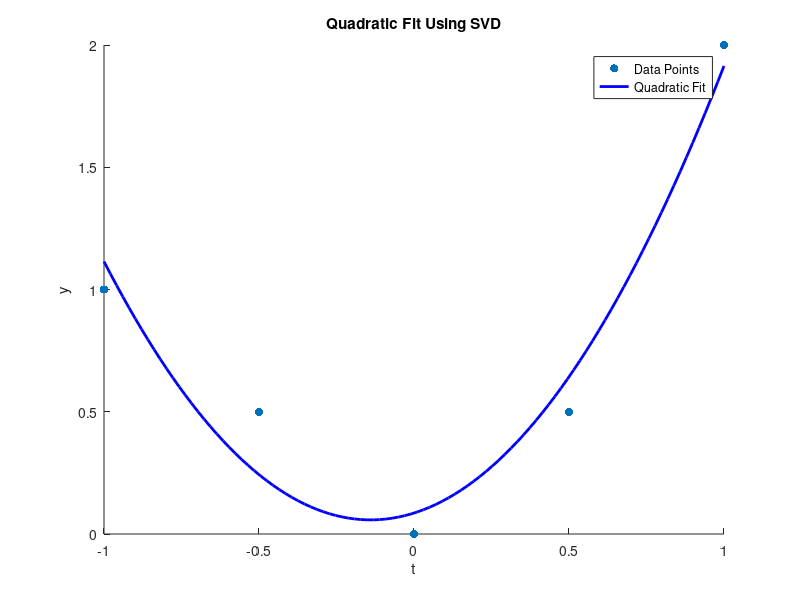

MATLAB code for this plot:
t = [-1.0, -0.5, 0.0, 0.5, 1.0]';  
y = [1.0, 0.5, 0.0, 0.5, 2.0]';  
%A: qr()
A = [t.^2, t, ones(size(t))];   
[Q, R] = qr(A, 0);  

% Print Q,R
disp('Matrix Q:');  
disp(Q);  
disp('Matrix R:');  
disp(R);  

% Step B:backSubst
function x = backSubst(U, y)  
    n = length(y);  
    x = zeros(n, 1);  
    for k = n:-1:1  
        x(k) = (y(k) - U(k, k+1:n) * x(k+1:n)) / U(k, k);  
    end  
end 
b = y;  
rhs = Q' * b;
x = backSubst(R, rhs);  

% Print x
disp("x:");  
disp(x);   

% Step C:plot data points and quadratic function  
scatter(t, y, 'filled'); hold on;  
t_fit = linspace(min(t), max(t), 100);  
y_fit = x(1) * t_fit.^2 + x(2) * t_fit + x(3);  
plot(t_fit, y_fit, 'r-', 'LineWidth', 2);  
xlabel('t'); ylabel('y');  
title('Quadratic Fit Using QR Factorization');  
legend('Data Points', 'Quadratic Fit');  
hold off;  


%SVD
t = [-1.0, -0.5, 0.0, 0.5, 1.0]';
y = [1.0, 0.5, 0.0, 0.5, 2.0]';
A = [t.^2, t, ones(size(t))];

[U, S, V] = svd(A, 'econ');
disp('Matrix U:');
disp(U);
disp('Matrix S:');
disp(S);
disp('Matrix V:');
disp(V);

% Step E: SVD components
y_svd = U' * b;

% Use backSubst to solve S * z = y_svd
z = backSubst(S, y_svd);

% Compute x = V * z
x_svd = V * z;

% Print solution
disp('x_svd: ');
disp(x_svd);

% it's not efficient to use backcbct here, since s is diagonal, we can use
% y_svd = U' * b;
% z = y_svd ./ diag(S);  
% x_svd = V * z;
% instead

%plot data
scatter(t, y, 'filled'); hold on;
t_fit = linspace(min(t), max(t), 100);
y_fit = x(1) * t_fit.^2 + x(2) * t_fit + x(3);
plot(t_fit, y_fit, 'b-', 'LineWidth', 2);
xlabel('t'); ylabel('y');
title('Quadratic Fit Using SVD');
legend('Data Points', 'Quadratic Fit');
hold off;

